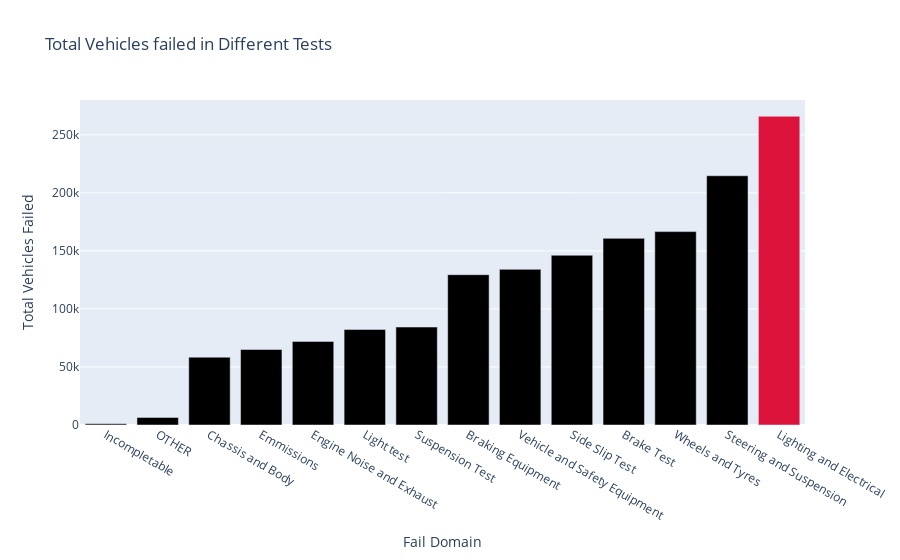

The code cell stored with this chart in its notebook:
### Code cell
colors = ['black',] * 14
colors[13] = 'crimson'

fig = go.Figure(data=[go.Bar(
    x=fail["Fail Domain"],
    y=fail["Total Vehicles Failed"],
    marker_color=colors # marker color can be a single color value or an iterable
)])
fig.update_layout(title_text='Total Vehicles failed in Different Tests',
                 xaxis_title = "Fail Domain",
                 yaxis_title = "Total Vehicles Failed")
fig.write_html("Total_fail.html")
fig.show()

### Figure 1 — Plotly figure (JSON) as saved in the notebook; plotly's stock layout.template omitted (floating-point values rounded to 4 significant figures)
{"data": [{"marker": {"color": ["black", "black", "black", "black", "black", "black", "black", "black", "black", "black", "black", "black", "black", "crimson"]}, "type": "bar", "x": ["Incompletable", "OTHER", "Chassis and Body", "Emmissions", "Engine Noise and Exhaust", "Light test", "Suspension Test", "Braking Equipment", "Vehicle and Safety Equipment", "Side Slip Test", "Brake Test", "Wheels and Tyres", "Steering and Suspension", "Lighting and Electrical"], "y": [1001, 6541, 58444, 65097, 72027, 82346, 84387, 129501, 134105, 146219, 160827, 166623, 214734, 266003]}], "layout": {"title": {"text": "Total Vehicles failed in Different Tests"}, "xaxis": {"title": {"text": "Fail Domain"}}, "yaxis": {"title": {"text": "Total Vehicles Failed"}}}}
